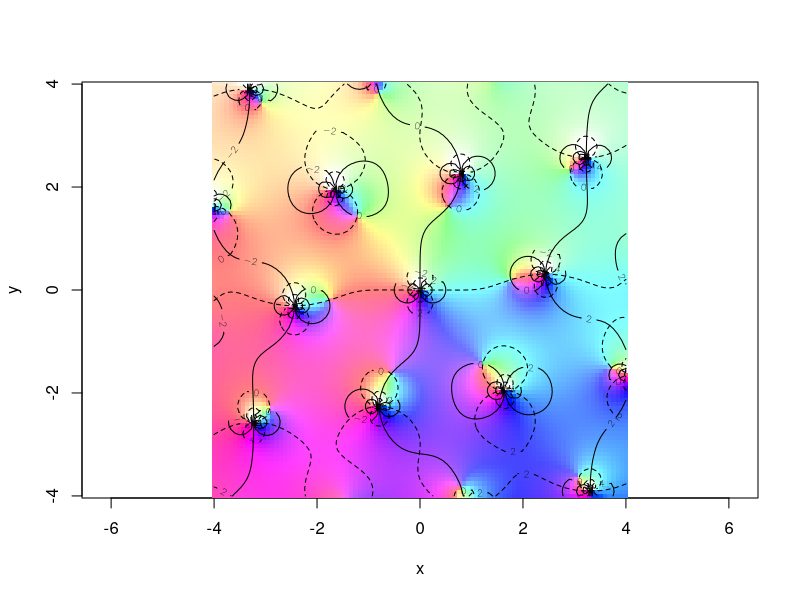
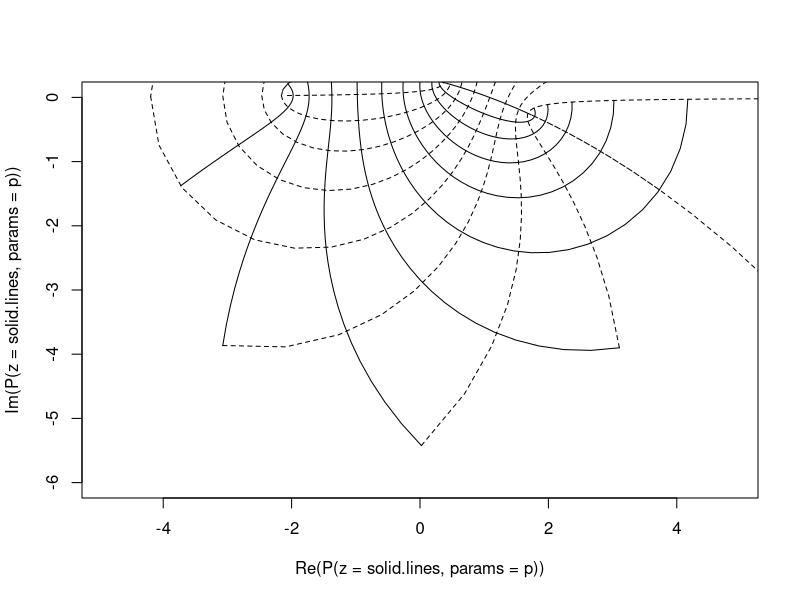

These charts were generated, in order, by the following R code:
library(elliptic)


### Name: WeierstrassP
### Title: Weierstrass P and related functions
### Aliases: WeierstrassP P Pdash sigma zeta e18.10.1 e18.10.2 e18.10.3
###   e18.10.4 e18.10.5 e18.10.6 e18.10.7
### Keywords: math

### ** Examples

## Example 8, p666, RHS:
P(z=0.07 + 0.1i,g=c(10,2))

## Example 8, p666, RHS:
P(z=0.1 + 0.03i,g=c(-10,2))
## Right answer!

## Compare the Laurent series, which also gives the Right Answer (tm):
 P.laurent(z=0.1 + 0.03i,g=c(-10,2))


## Now a nice little plot of the zeta function:
x <- seq(from=-4,to=4,len=100)
z <- outer(x,1i*x,"+")
view(x,x,limit(zeta(z,c(1+1i,2-3i))),nlevels=6,scheme=1)


#now figure 18.5, top of p643:
p <- parameters(Omega=c(1+0.1i,1+1i))
n <- 40

f <- function(r,i1,i2=1)seq(from=r+1i*i1, to=r+1i*i2,len=n)
g <- function(i,r1,r2=1)seq(from=1i*i+r1,to=1i*i+2,len=n)

solid.lines <-
  c(
    f(0.1,0.5),NA,
    f(0.2,0.4),NA,
    f(0.3,0.3),NA,
    f(0.4,0.2),NA,
    f(0.5,0.0),NA,
    f(0.6,0.0),NA,
    f(0.7,0.0),NA,
    f(0.8,0.0),NA,
    f(0.9,0.0),NA,
    f(1.0,0.0)
    )
dotted.lines <-
  c(
    g(0.1,0.5),NA,
    g(0.2,0.4),NA,
    g(0.3,0.3),NA,
    g(0.4,0.2),NA,
    g(0.5,0.0),NA,
    g(0.6,0.0),NA,
    g(0.7,0.0),NA,
    g(0.8,0.0),NA,
    g(0.9,0.0),NA,
    g(1.0,0.0),NA
    )

plot(P(z=solid.lines,params=p),xlim=c(-4,4),ylim=c(-6,0),type="l",asp=1)
lines(P(z=dotted.lines,params=p),xlim=c(-4,4),ylim=c(-6,0),type="l",lty=2)
